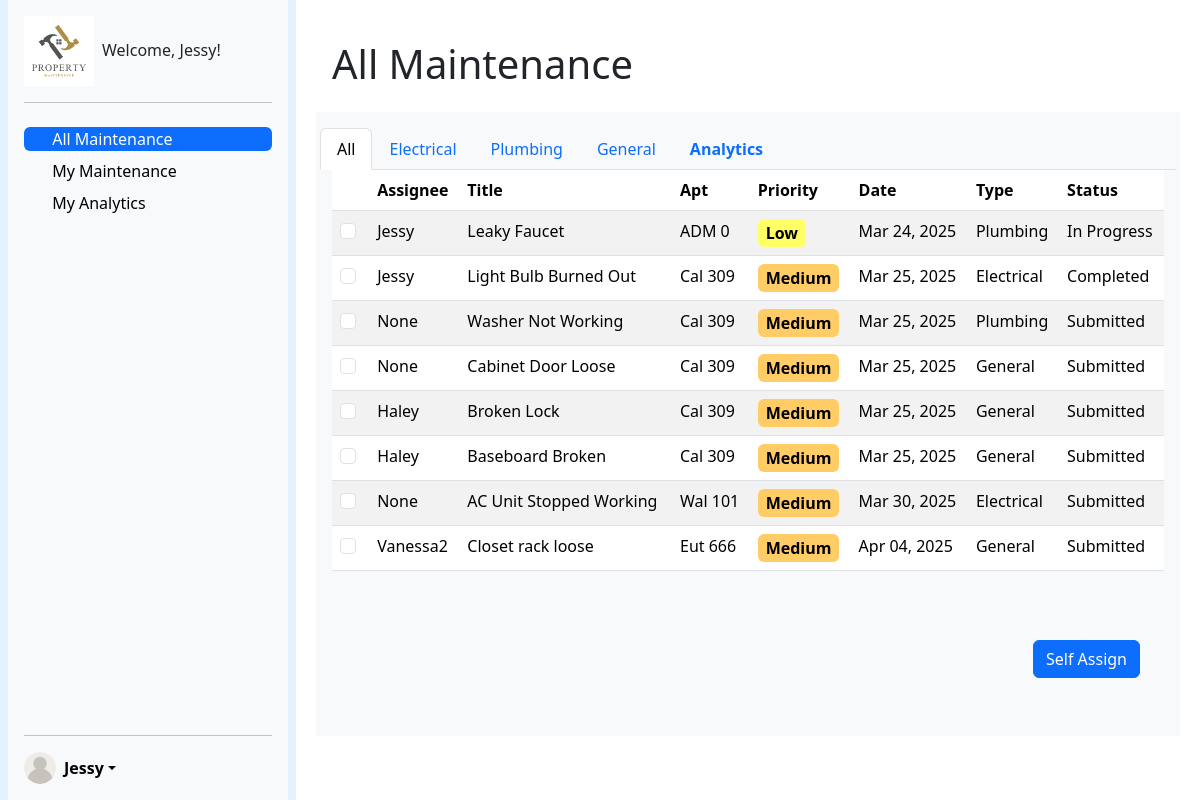
Before: /admin-dashboard/ (signed in) with the older database file.
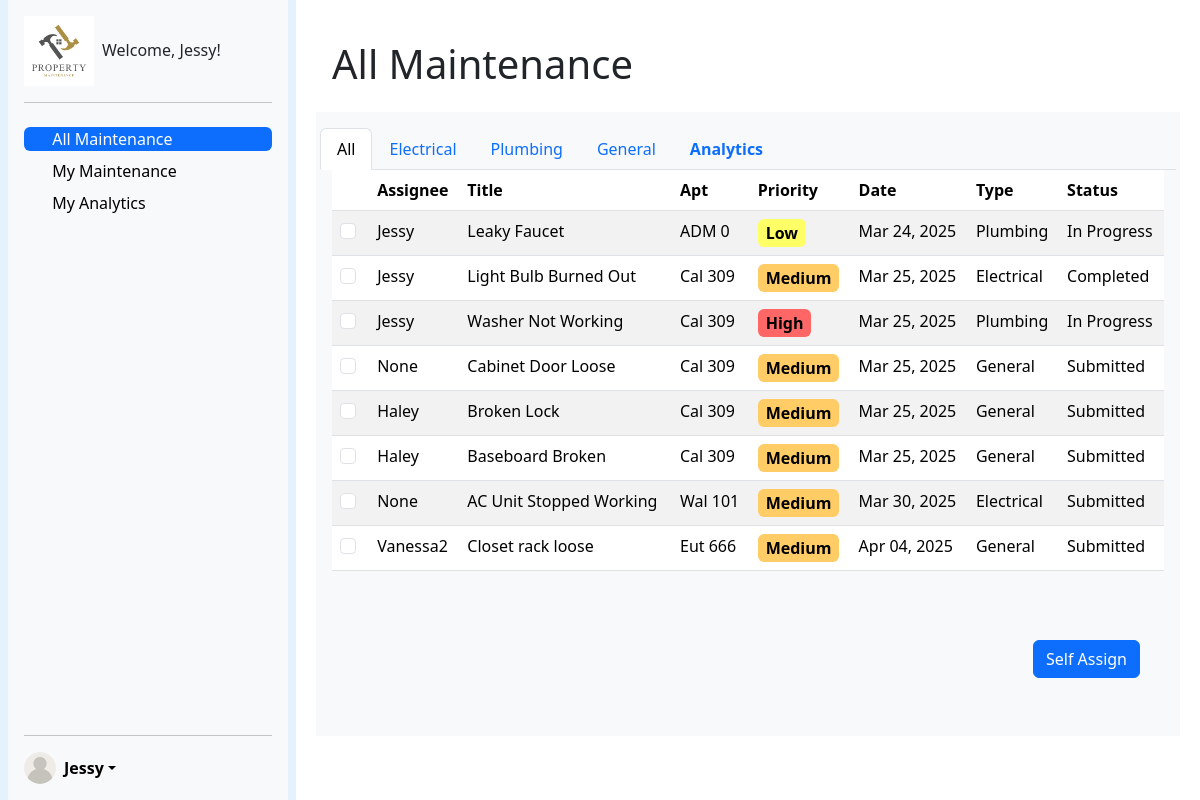
After: the same page with the newer database file.
### ticketsystem/models.py (models this page shows, shortened)
class Ticket(models.Model):
    title = models.CharField(max_length=200)
    description = models.TextField()
    CATEGORY_CHOICES = [
        ('electrical', 'Electrical'),
        ('plumbing', 'Plumbing'),
        ('general', 'General'),
    ]
    category = models.CharField(max_length=20, choices=CATEGORY_CHOICES)
    STATUS_CHOICES = [
        ('submitted', 'Submitted'),
        ('in_progress', 'In Progress'),
        ('completed', 'Completed'),
    ]
    status = models.CharField(max_length=20, choices=STATUS_CHOICES, default='submitted')
    PRIORITY_CHOICES = [
        ('low', 'Low'),
        ('medium', 'Medium'),
        ('high', 'High'),
    ]
    priority = models.CharField(max_length=10, choices=PRIORITY_CHOICES, default='medium')
    created_date = models.DateTimeField(auto_now_add=True)
    updated_date = models.DateTimeField(auto_now=True)
    completed_date = models.DateTimeField(null=True, blank=True) # based on status
    image = models.ImageField(upload_to='ticket_images/', null=True, blank=True)
    submitter = models.ForeignKey(settings.AUTH_USER_MODEL, on_delete=models.CASCADE, related_name='submitted_tickets')
    assigned_admin = models.ForeignKey(settings.AUTH_USER_MODEL, on_delete=models.SET_NULL, null=True, blank=True, related_name='assigned_tickets')

class UserProfile(models.Model):
    user = models.OneToOneField(User, on_delete=models.CASCADE)
    ROLE_CHOICES = [
        ('tenant', 'Tenant'),
        ('admin', 'Admin'),
    ]
    role = models.CharField(max_length=10, choices=ROLE_CHOICES, default='tenant')
    building_name = models.CharField(max_length=100, blank=True, null=True)
    apartment_number = models.CharField(max_length=10, blank=True, null=True)
    employee_id = models.CharField(max_length=100, blank=True, null=True)

### ticketsystem/views.py (the view)
# urls.py: path('admin-dashboard/', admin_dashboard, name='admin_dashboard'),
@login_required(login_url="/")
def admin_dashboard(request):
    userProfile = UserProfile.objects.get(user=request.user)
    if userProfile.role == "tenant":
        return redirect('tenant_dashboard')
    if request.method == 'POST':
        selected_checkboxes = request.POST.getlist('my_checkboxes[]')
        for selected_id in selected_checkboxes:
            ticket = Ticket.objects.get(id=selected_id)
            ticket.assigned_admin = request.user
            ticket.save()
    tickets = Ticket.objects.all()
    total_tickets = tickets.count()
    submitted = tickets.filter(status='submitted').count()
    in_progress = tickets.filter(status='in_progress').count()
    completed = tickets.filter(status='completed').count()
    high_priority = tickets.filter(priority='high').count()
    by_category = tickets.values('category').annotate(count=Count('id'))
    by_priority = tickets.values('priority').annotate(count=Count('id'))
    today = timezone.now().date()
    last_7_days = [
        {
            'date': (today - timedelta(days=i)).strftime('%b %d'),
            'count': tickets.filter(created_date__date=(today - timedelta(days=i))).count()
        }
        for i in range(6, -1, -1)
    ]
    context = {
        'user': request.user,
        'tickets': tickets,
        'total_tickets': total_tickets,
        'submitted': submitted,
        'in_progress': in_progress,
        'completed': completed,
        'high_priority': high_priority,
        'by_category': list(by_category),
        'by_priority': list(by_priority),
        'last_7_days': last_7_days,
    }
    return render(request, 'admin_dashboard.html', context)

### ticketsystem/templates/admin_dashboard.html (shortened to what the changed rows need)
{% load static %}
<!DOCTYPE html>
<html>
<head>
    {% load bootstrap5 %}
    {% bootstrap_css %}
    <link rel="stylesheet" href="{% static 'priority.css' %}">
</head>
<body>
    <div class="container-fluid">
        <div class="row flex-nowrap">
            <div class="col py-3 overflow-hidden" style="height: 100vh;">
                <h1 class="m-4">All Maintenance</h1>
                <div class="col m-2 p-3 justify-content-center bg-light" style="height: 78vh;">
                    <div class="row tab-content" id="myTabContent">
                        <div class="tab-pane fade show active" id="all" role="tabpanel" aria-labelledby="all-tab">
                            <form method="POST" class="w-100" style="height: 55vh;">
                                <div class="w-100 h-100 d-inline-block table-responsive" >
                                    <table class="table table-striped overflow-auto">
                                        <thead>
                                        <tr>
                                            <th scope="col"></th>
                                            <th scope="col">Assignee</th>
                                            <th scope="col">Title</th>
                                            <th scope="col">Apt</th>
                                            <th scope="col">Priority</th>
                                            <th scope="col">Date</th>
                                            <th scope="col">Type</th>
                                            <th scope="col">Status</th>
                                        </tr>
                                        </thead>
                                        <tbody>
                                            {% for ticket in tickets %}
                                                <tr style="cursor: pointer;" onclick="handleRowClick(event, '{% url 'admin_ticket_page' id=ticket.id %}')">
                                                    <th scope="row"><input class="form-check-input me-1"  type="checkbox" name="my_checkboxes[]" value="{{ ticket.id }}" aria-label="checkbox"></th>
                                                    <td>{{ ticket.assigned_admin|capfirst }}</td>
                                                    <td>{{ ticket.title|capfirst }}</td>
                                                    <td>{{ ticket.submitter.userprofile.building_name|slice:3 }} {{ ticket.submitter.userprofile.apartment_number }}</td>
                                                    <td>
                                                        <span class="priority-box {% if ticket.priority == 'low' %}priority-low{% elif ticket.priority == 'medium' %}priority-medium{% elif ticket.priority == 'high' %}priority-high{% endif %}">
                                                            {{ ticket.priority|capfirst }}
                                                        </span>
                                                    </td>
                                                    <td>{{ ticket.created_date|date:"M d, Y" }}</td>
                                                    <td>{{ ticket.category|capfirst }}</td>
                                                    <td>{{ ticket.get_status_display }}</td>
                                                </tr>
                                            {% endfor %}
                                        </tbody>
                                    </table>
                                </div>
                            </form>
                        </div>
                    </div>
                </div>
            </div>
        </div>
    </div>
</body>
</html>

Changed rows visible on the page:
changed Ticket "Washer Not Working": assigned_admin "None" → "Jessy"; priority "Medium" → "High"; status "Submitted" → "In Progress"
